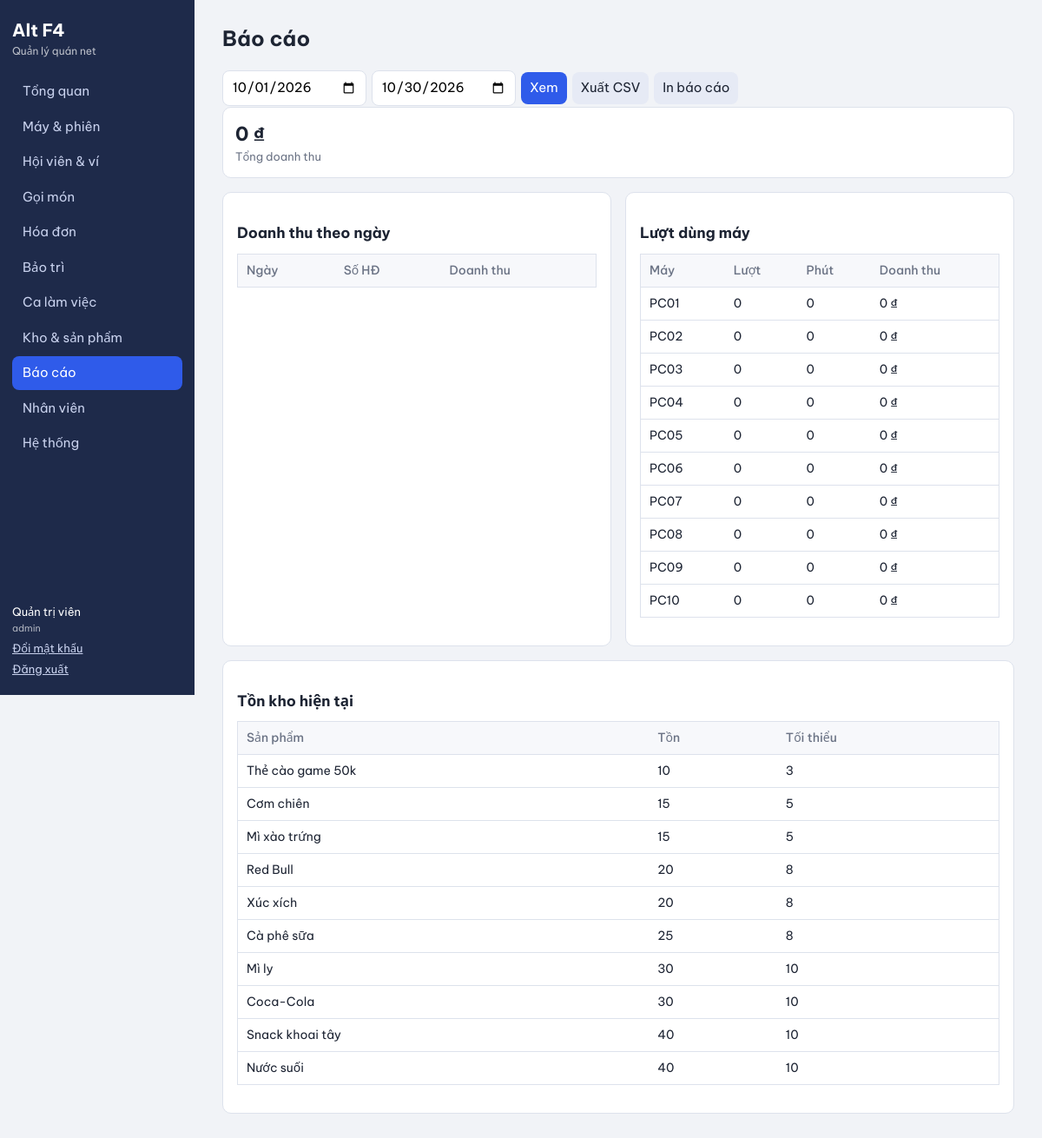
Page /app.php?p=reports (signed in) on the committed database.
### tables this page shows
CREATE TABLE products(
 id INT AUTO_INCREMENT PRIMARY KEY,
 name VARCHAR(100) NOT NULL,
 category VARCHAR(40) DEFAULT 'Đồ uống',
 price INT NOT NULL,
 stock INT NOT NULL DEFAULT 0,
 min_stock INT NOT NULL DEFAULT 5,
 active TINYINT NOT NULL DEFAULT 1,
 CONSTRAINT chk_stock CHECK(stock>=0)
);

### app.php (called while the page is built, shortened)
<?php
require __DIR__.'/lib.php';
$map=['dashboard'=>1,'machines'=>1,'members'=>1,'orders'=>1,'invoices'=>1,'maintenance'=>1,'shifts'=>1,'password'=>1,'inventory'=>2,'reports'=>2,'staff'=>2,'system'=>3];
$p=$_GET['p']??'dashboard';if(!isset($map[$p]))$p='dashboard';
require __DIR__."/pages/$p.php";

### pages/reports.php (the view, shortened to what this page needs)
<?php
$f=$_GET['from']??date('Y-m-01');$t=$_GET['to']??date('Y-m-d');$w="i.status='paid' AND DATE(i.created_at) BETWEEN ? AND ?";
$day=all("SELECT DATE(i.created_at) d,COUNT(*) n,SUM(i.total) v FROM invoices i WHERE $w GROUP BY d ORDER BY d",[$f,$t]);
$us=all("SELECT m.name,COUNT(s.id) n,COALESCE(SUM(s.minutes),0) mins,COALESCE(SUM(s.fee),0) v FROM machines m LEFT JOIN sessions s ON s.machine_id=m.id AND s.status='closed' AND DATE(s.end_at) BETWEEN ? AND ? GROUP BY m.id ORDER BY m.name",[$f,$t]);
$sk=all('SELECT name,stock,min_stock FROM products WHERE active=1 ORDER BY stock');
$sum=array_sum(array_column($day,'v'));head('Báo cáo');?>
<form class="row no-print"><input type="hidden" name="p" value="reports"><input type="date" name="from" value="<?=h($f)?>"><input type="date" name="to" value="<?=h($t)?>"><button>Xem</button><a class="btn alt" href="?p=reports&from=<?=h($f)?>&to=<?=h($t)?>&csv=1">Xuất CSV</a><button type="button" class="alt" onclick="print()">In báo cáo</button></form>
<div class="stats"><div><b><?=vnd($sum)?></b>Tổng doanh thu</div></div>
<div class="cols"><section class="card"><h2>Doanh thu theo ngày</h2><table><tr><th>Ngày</th><th>Số HĐ</th><th>Doanh thu</th></tr></table></section>
<section class="card"><h2>Lượt dùng máy</h2><table><tr><th>Máy</th><th>Lượt</th><th>Phút</th><th>Doanh thu</th></tr><?php foreach($us as $r)echo '<tr><td>'.h($r['name']).'</td><td>'.$r['n'].'</td><td>'.$r['mins'].'</td><td>'.vnd($r['v']).'</td></tr>';?></table></section></div>
<section class="card"><h2>Tồn kho hiện tại</h2><table><tr><th>Sản phẩm</th><th>Tồn</th><th>Tối thiểu</th></tr><?php foreach($sk as $r)echo '<tr class="'.($r['stock']<=$r['min_stock']?'lowrow':'').'"><td>'.h($r['name']).'</td><td>'.$r['stock'].'</td><td>'.$r['min_stock'].'</td></tr>';?></table></section>

### assets/style.css (style rules this page uses)
:root { --ink:#1d2433;--mut:#6b7385;--bg:#f1f3f7;--card:#fff;--side:#1e2a4a;--acc:#2f5bea;--ok:#16874a;--busy:#c26a00;--bad:#c62d2d;--line:#dde2ec }
* { box-sizing:border-box }
body { margin:0;font:15px/1.5 'Be Vietnam Pro',system-ui,sans-serif;color:var(--ink);background:var(--bg);display:flex;min-height:100vh }
h2 { font-size:17px;margin:18px 0 10px }
.card { background:var(--card);border:1px solid var(--line);border-radius:10px;padding:16px;margin-bottom:16px }
.cols { display:grid;grid-template-columns:repeat(auto-fit,minmax(320px,1fr));gap:16px }
.stats { display:grid;grid-template-columns:repeat(auto-fit,minmax(170px,1fr));gap:12px;margin-bottom:16px }
.stats div { background:var(--card);border:1px solid var(--line);border-radius:10px;padding:14px;color:var(--mut);font-size:13px }
.stats b { display:block;font-size:22px;color:var(--ink) }
table { width:100%;border-collapse:collapse;background:var(--card);border:1px solid var(--line);border-radius:10px;margin-bottom:16px;font-size:14px }
th,td { padding:8px 10px;border-bottom:1px solid var(--line);text-align:left;vertical-align:middle }
th { background:#f7f8fb;font-weight:500;color:var(--mut) }
input,select,button,.btn { font:inherit;padding:7px 10px;border:1px solid var(--line);border-radius:8px;background:#fff;margin:3px 0;max-width:100% }
button,.btn { background:var(--acc);color:#fff;border:0;cursor:pointer;text-decoration:none;display:inline-block }
button.alt,.btn.alt { background:#e6eaf5;color:var(--ink) }
.row { display:flex;flex-wrap:wrap;gap:6px;align-items:center }
.row input,.row select { margin:0 }

### rows in the picture
products: name "Thẻ cào game 50k", stock "10", min_stock "3"
products: name "Cơm chiên", stock "15", min_stock "5"
products: name "Mì xào trứng", stock "15", min_stock "5"
products: name "Red Bull", stock "20", min_stock "8"
products: name "Xúc xích", stock "20", min_stock "8"
products: name "Cà phê sữa", stock "25", min_stock "8"
products: name "Mì ly", stock "30", min_stock "10"
products: name "Coca-Cola", stock "30", min_stock "10"
products: name "Snack khoai tây", stock "40", min_stock "10"
products: name "Nước suối", stock "40", min_stock "10"

### other values in the picture
$n[1] "Tổng quan"
$n[1] "Máy & phiên"
$n[1] "Hội viên & ví"
$n[1] "Gọi món"
$n[1] "Hóa đơn"
$n[1] "Bảo trì"
$n[1] "Ca làm việc"
$n[1] "Kho & sản phẩm"
$n[1] "Báo cáo"
$n[1] "Nhân viên"
$n[1] "Hệ thống"
$u['fullname'] "Quản trị viên"
$u['role'] "admin"
$title "Báo cáo"
vnd($sum) "0 ₫"
